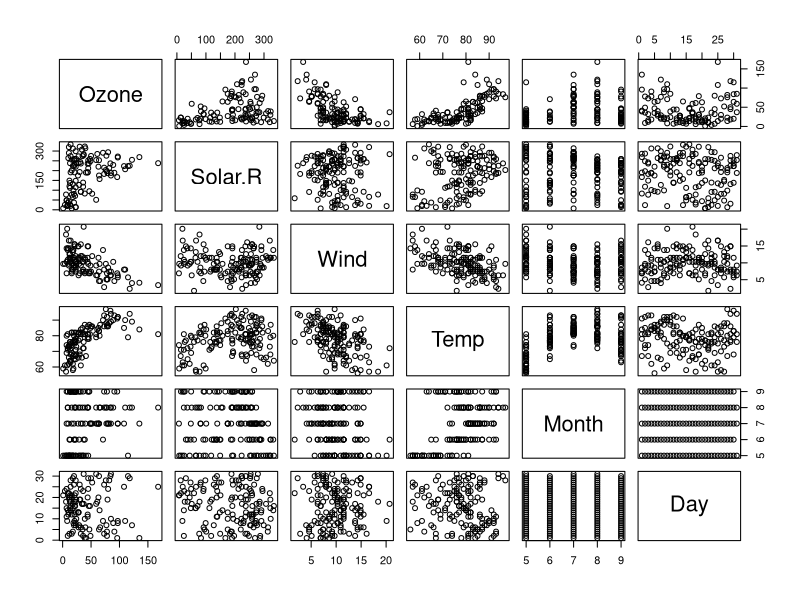
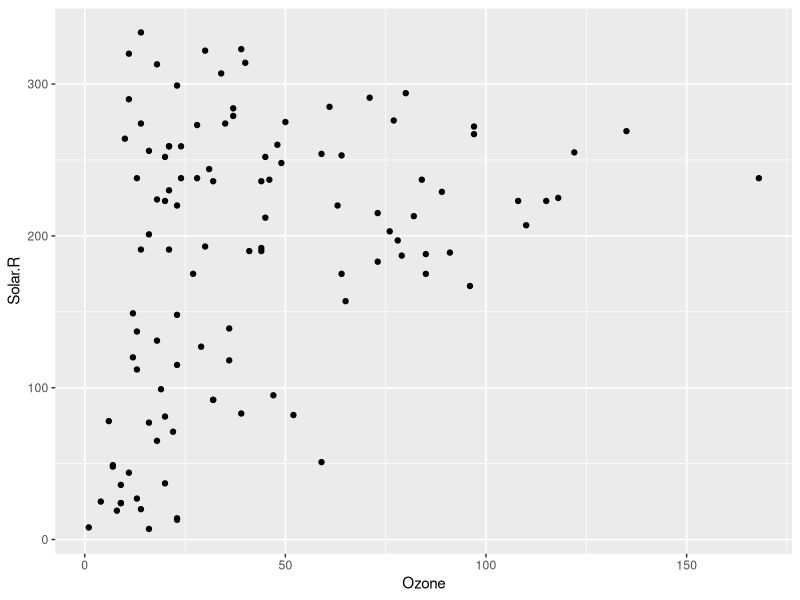
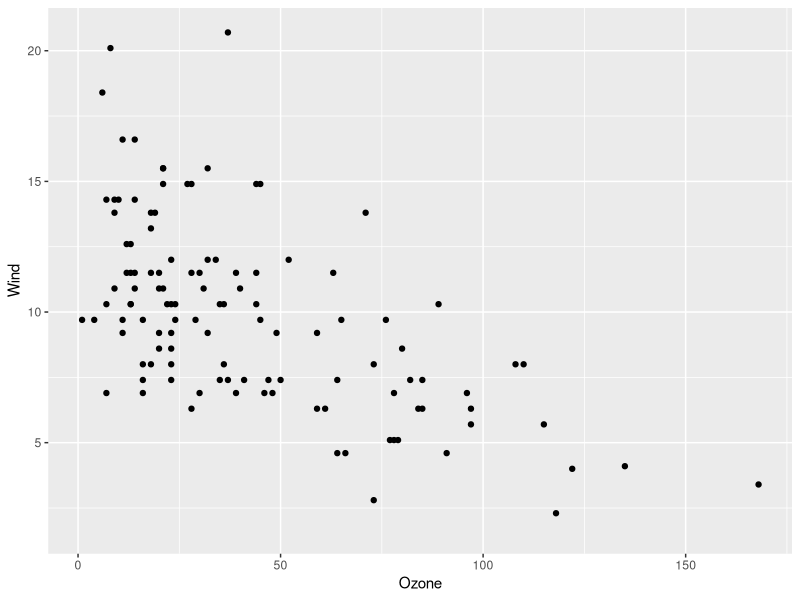

Write the R code that produced these figures, in order.
## ---- chunk 1
library(datasets)
summary(airquality)
## ---- chunk 2
plot(airquality)
## ---- chunk 3
lin_reg <- lm(Ozone~Solar.R + Wind + Temp, data = airquality)
summary(lin_reg)
## ---- chunk 4
library(ggplot2)
ggplot()+
  geom_point(data = airquality, aes(x = Ozone, y = Solar.R))
 
  ggplot()+
   geom_point(data = airquality, aes(x = Ozone, y = Wind))
